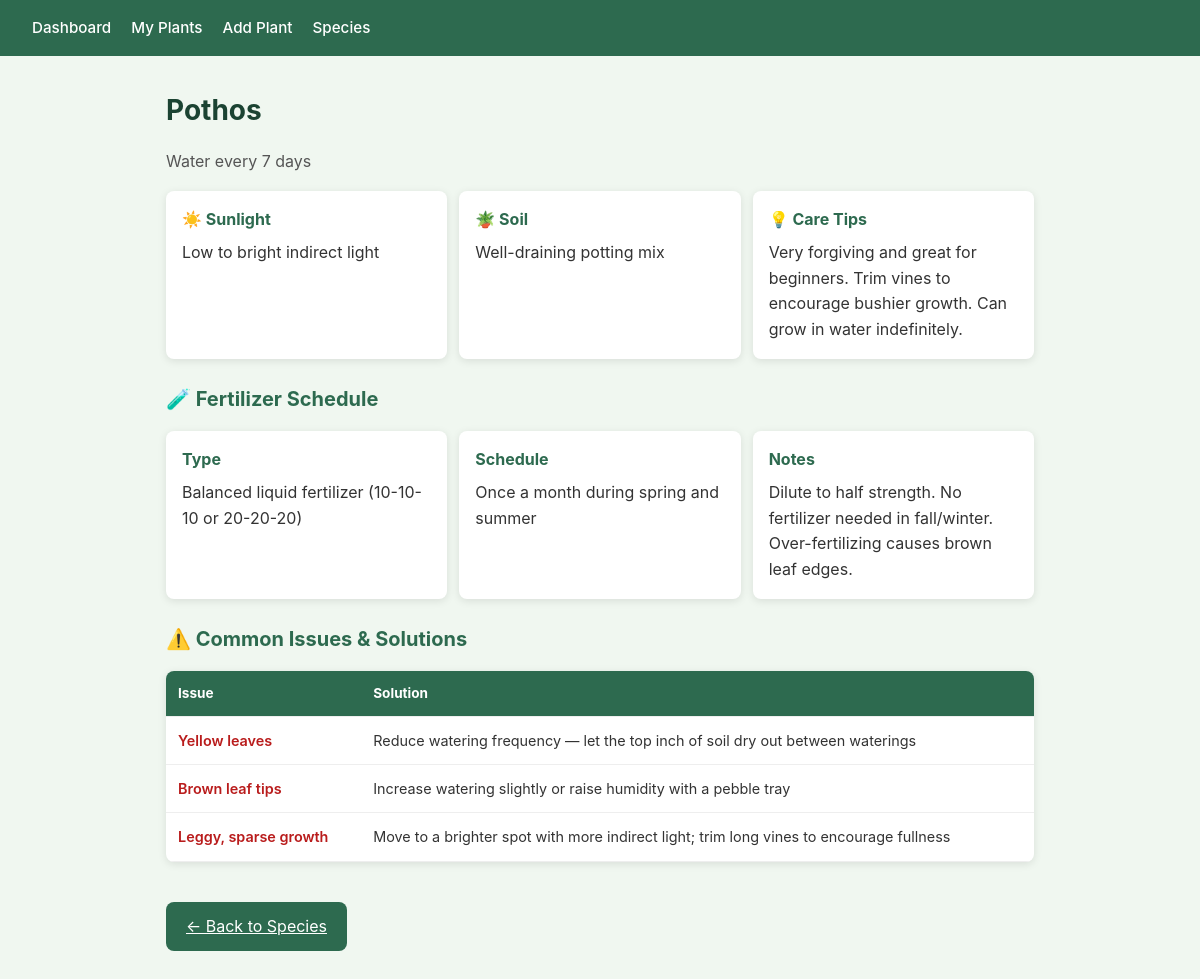
The app's page /species/1 with its own data.
### app/models.py (models this page shows)
class Species(db.Model):
    id = db.Column(db.Integer, primary_key=True)
    name = db.Column(db.String(100), unique=True, nullable=False)
    watering_interval_days = db.Column(db.Integer, nullable=False)
    sunlight = db.Column(db.String(100))
    soil_type = db.Column(db.String(200))
    common_issues = db.Column(db.Text)
    care_tips = db.Column(db.Text)
    fertilizer_type = db.Column(db.String(200))
    fertilizer_schedule = db.Column(db.String(200))
    fertilizer_notes = db.Column(db.Text)
    plants = db.relationship("Plant", backref="species", lazy=True)
    issues = db.relationship("SpeciesIssue", backref="species", lazy=True)

class SpeciesIssue(db.Model):
    id = db.Column(db.Integer, primary_key=True)
    species_id = db.Column(db.Integer, db.ForeignKey("species.id"), nullable=False)
    issue = db.Column(db.String(200), nullable=False)
    solution = db.Column(db.Text, nullable=False)

### app/routes.py (the view)
@main.route("/species/<int:species_id>")
def species_detail(species_id):
    species = Species.query.get_or_404(species_id)
    return render_template("species_detail.html", species=species)

### app/templates/species_detail.html
{% extends "base.html" %}
{% block content %}
<h1>{{ species.name }}</h1>
<p class="subtitle">Water every {{ species.watering_interval_days }} days</p>
<div class="care-grid">
    {% if species.sunlight %}
    <div class="care-card">
        <h3>☀️ Sunlight</h3>
        <p>{{ species.sunlight }}</p>
    </div>
    {% endif %}
    {% if species.soil_type %}
    <div class="care-card">
        <h3>🪴 Soil</h3>
        <p>{{ species.soil_type }}</p>
    </div>
    {% endif %}
    {% if species.care_tips %}
    <div class="care-card">
        <h3>💡 Care Tips</h3>
        <p>{{ species.care_tips }}</p>
    </div>
    {% endif %}
</div>
{% if species.fertilizer_type or species.fertilizer_schedule %}
<h2>🧪 Fertilizer Schedule</h2>
<div class="care-grid">
    {% if species.fertilizer_type %}
    <div class="care-card">
        <h3>Type</h3>
        <p>{{ species.fertilizer_type }}</p>
    </div>
    {% endif %}
    {% if species.fertilizer_schedule %}
    <div class="care-card">
        <h3>Schedule</h3>
        <p>{{ species.fertilizer_schedule }}</p>
    </div>
    {% endif %}
    {% if species.fertilizer_notes %}
    <div class="care-card">
        <h3>Notes</h3>
        <p>{{ species.fertilizer_notes }}</p>
    </div>
    {% endif %}
</div>
{% endif %}
{% if species.issues %}
<h2>⚠️ Common Issues &amp; Solutions</h2>
<table class="issues-table">
    <thead>
        <tr>
            <th>Issue</th>
            <th>Solution</th>
        </tr>
    </thead>
    <tbody>
        {% for item in species.issues %}
        <tr>
            <td class="issue-cell">{{ item.issue }}</td>
            <td>{{ item.solution }}</td>
        </tr>
        {% endfor %}
    </tbody>
</table>
{% endif %}
<a href="{{ url_for('main.manage_species') }}" class="btn">← Back to Species</a>
{% endblock %}

### app/static/style.css (style rules this page uses)
* { box-sizing: border-box; margin: 0; padding: 0; }
body { font-family: -apple-system, BlinkMacSystemFont, "Segoe UI", Roboto, sans-serif; background: #f0f7f0; color: #333; line-height: 1.6; -webkit-text-size-adjust: 100%; }
h1 { margin-bottom: 1rem; color: #1b4332; font-size: 1.5rem; }
h2 { margin: 1.5rem 0 1rem; color: #2d6a4f; font-size: 1.25rem; }
table { width: 100%; border-collapse: collapse; background: white; border-radius: 8px; overflow: hidden; box-shadow: 0 2px 8px rgba(0, 0, 0, 0.1); }
th, td { padding: 0.75rem 0.75rem; text-align: left; border-bottom: 1px solid #eee; }
th { background: #2d6a4f; color: white; font-size: 0.85rem; }
.subtitle { color: #555; margin-bottom: 1rem; font-size: 1rem; }
.care-grid { display: grid; grid-template-columns: 1fr; gap: 0.75rem; margin-bottom: 1.5rem; }
.care-card { background: white; border-radius: 8px; padding: 1rem; box-shadow: 0 2px 8px rgba(0, 0, 0, 0.1); }
.care-card h3 { margin-bottom: 0.5rem; color: #2d6a4f; font-size: 1rem; }
.issues-table { margin-top: 1rem; margin-bottom: 1.5rem; }
.issues-table td { vertical-align: top; font-size: 0.9rem; }
.issue-cell { font-weight: 600; color: #b91c1c; }
.btn { display: inline-block; margin-top: 1rem; padding: 0.75rem 1.25rem; background: #2d6a4f; color: white; border: none; border-radius: 8px; cursor: pointer; font-size: 1rem; -webkit-tap-highlight-color: transparent; touch-action: manipulation; }
@media (min-width: 768px) { h1 { font-size: 1.75rem; } }
@media (min-width: 768px) { .care-grid { grid-template-columns: repeat(auto-fit, minmax(280px, 1fr)); } }
@media (min-width: 768px) { .issue-cell { white-space: nowrap; } }

### records on screen
Species: name "Pothos", watering_interval_days "7", sunlight "Low to bright indirect light", soil_type "Well-draining potting mix", care_tips "Very forgiving and great for beginners. Trim vines to encourage bushier growth. Can grow in water indefinitely.", fertilizer_type "Balanced liquid fertilizer (10-10-10 or 20-20-20)", fertilizer_schedule "Once a month during spring and summer", fertilizer_notes "Dilute to half strength. No fertilizer needed in fall/winter. Over-fertilizing causes brown leaf edges."
SpeciesIssue: issue "Yellow leaves", solution "Reduce watering frequency — let the top inch of soil dry out between waterings"
SpeciesIssue: issue "Brown leaf tips", solution "Increase watering slightly or raise humidity with a pebble tray"
SpeciesIssue: issue "Leggy, sparse growth", solution "Move to a brighter spot with more indirect light; trim long vines to encourage fullness"
